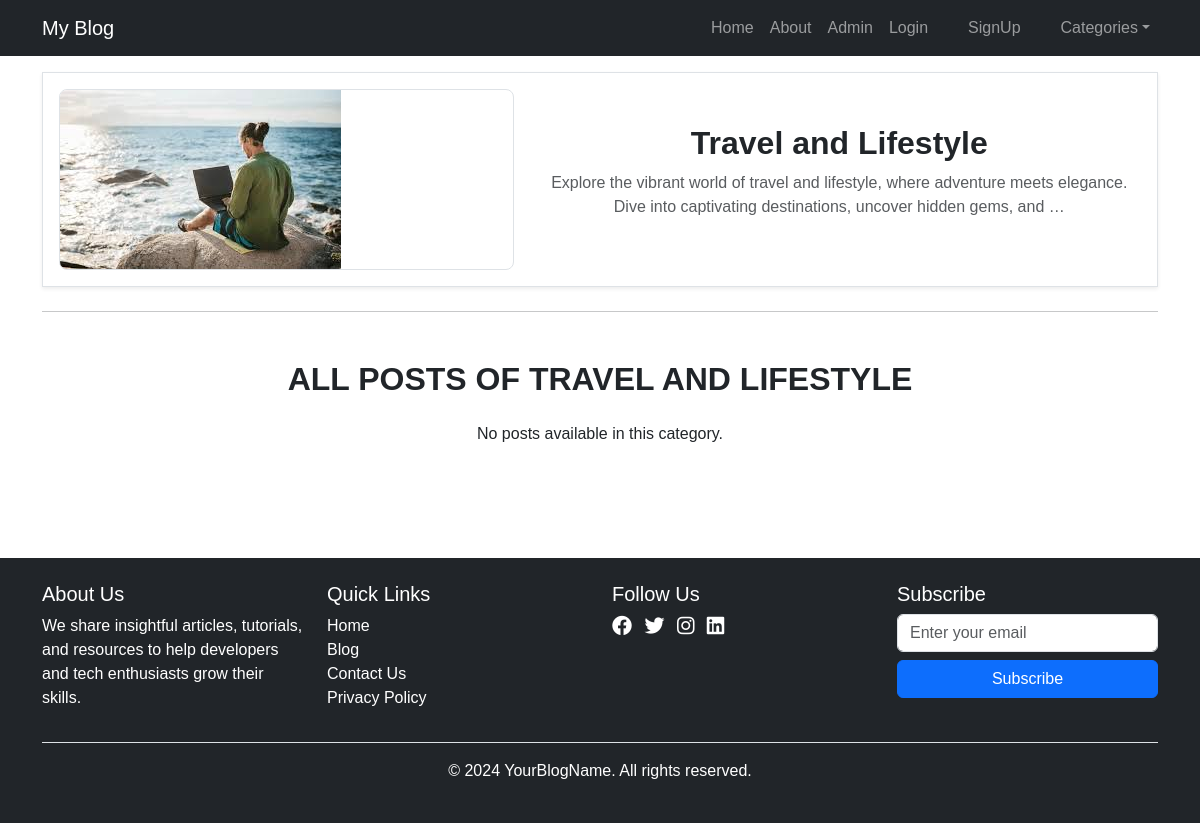
The page /category/travel-and-lifestyle/ on the database its author committed.
### blog/models.py (models this page shows, shortened)
class Category(models.Model):
    name = models.CharField(max_length=255)
    slug = models.SlugField(unique=True)
    image = models.ImageField(upload_to='category_images/', blank=True, null=True)
    description = models.TextField(blank=True, null=True)

### blog/views.py (the view)
# urls.py: path('category/<slug:slug>/', views.CategoryPostListView.as_view(), name='category_data'),
class CategoryPostListView(ListView):
    model = Post
    template_name = 'blog/category_post_list.html'
    context_object_name = 'posts'
    paginate_by = 5
    def get_queryset(self):
        slug = self.kwargs.get('slug')
        category = get_object_or_404(Category, slug=slug)
        return Post.objects.filter(category=category, is_published=True).order_by('-published_date')
    def get_context_data(self, **kwargs):
        context = super().get_context_data(**kwargs)
        current_category_slug = self.kwargs.get('slug')
        current_category = get_object_or_404(Category, slug=current_category_slug)
        context['categories'] = Category.objects.all()
        context['current_category'] = current_category
        context['category_image'] = current_category.image.url if current_category.image else None  # Assuming Category model has an 'image' field
        return context

### blog/templates/blog/category_post_list.html (shortened to what this page needs)
{% extends 'base.html' %}
{% block header %}
<div class="category-banner d-flex flex-column flex-md-row align-items-center mt-4 p-3 border shadow-sm" style="margin-top: 10.5rem;">
    <div class="category-image" style="flex: 1.5; border: 1px solid #dee2e6; border-radius: 8px; overflow: hidden; max-width: 100%; max-height: 300px;">
        {% if category_image %}
            <img src="{{ category_image }}" class="img-fluid" alt="{{ current_category.name }}">
        {% endif %}
    </div>
    <div class="category-details ms-md-4 mt-3 mt-md-0" style="flex: 2; display: flex; flex-direction: column; justify-content: center; align-items: center;">
        <h2 class="fw-bold text-center mb-2">{{ current_category.name }}</h2>
        <p class="text-muted text-center d-none d-md-block">{{ current_category.description|truncatewords_html:20|safe }}</p>
    </div>
</div>
<hr class="my-4 separator">
{% endblock %}
{% load static %}
{% block content %}
<div class="container my-5">
    <h2 class="fw-bold text-center mb-4">ALL POSTS OF {{ current_category.name|upper }}</h2>
    <div class="row">
        {% for post in object_list %}
            <div class="col-lg-4 col-md-6 mb-4 d-flex justify-content-center">
                <div class="card blog-card">
                    <img src="{{ post.post_image.url }}" alt="{{ post.title }}" class="card-img-top" loading="lazy" />
                    <div class="card-body d-flex flex-column">
                        <h5 class="card-title text-center text-uppercase">{{ post.title }}</h5>
                        <p class="card-text flex-grow-1">{{ post.content|truncatewords_html:20|safe }}</p>
                        <a href="{% url 'blog:post_detail' post.pk post.slug %}" class="btn btn-primary read-more-btn mt-auto">Read More</a>
                    </div>
                </div>
            </div>
        {% empty %}
            <div class="col-12">
                <p class="text-center">No posts available in this category.</p>
            </div>
        {% endfor %}
    </div>
</div>
{% endblock %}

### static/css/style.css (style rules this page uses)
body { margin: 0; font-family: Arial, sans-serif; }

### rows shown on the page
Category: name "Travel and Lifestyle", description "Explore the vibrant world of travel and lifestyle, where adventure meets elegance. Dive into captivating destinations, uncover hidden gems, and …", name "TRAVEL AND LIFESTYLE"
